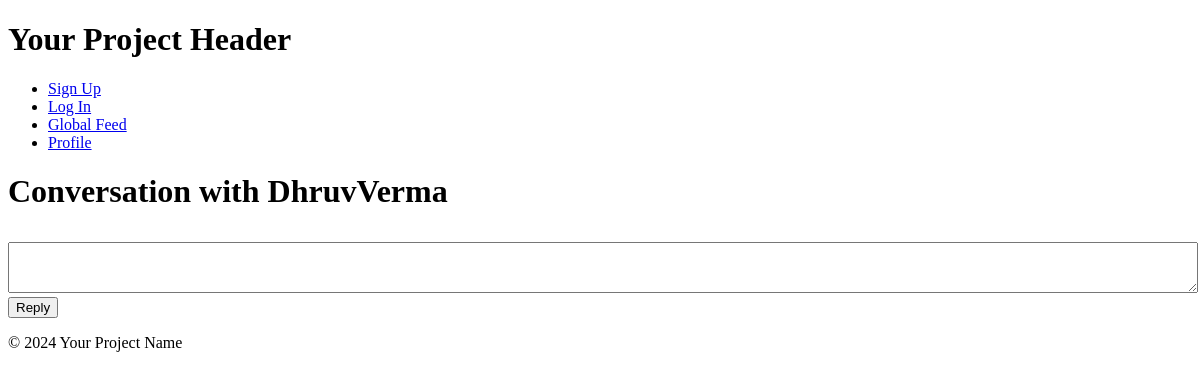
The app's page /users/message_thread/4/ (signed in), older data.
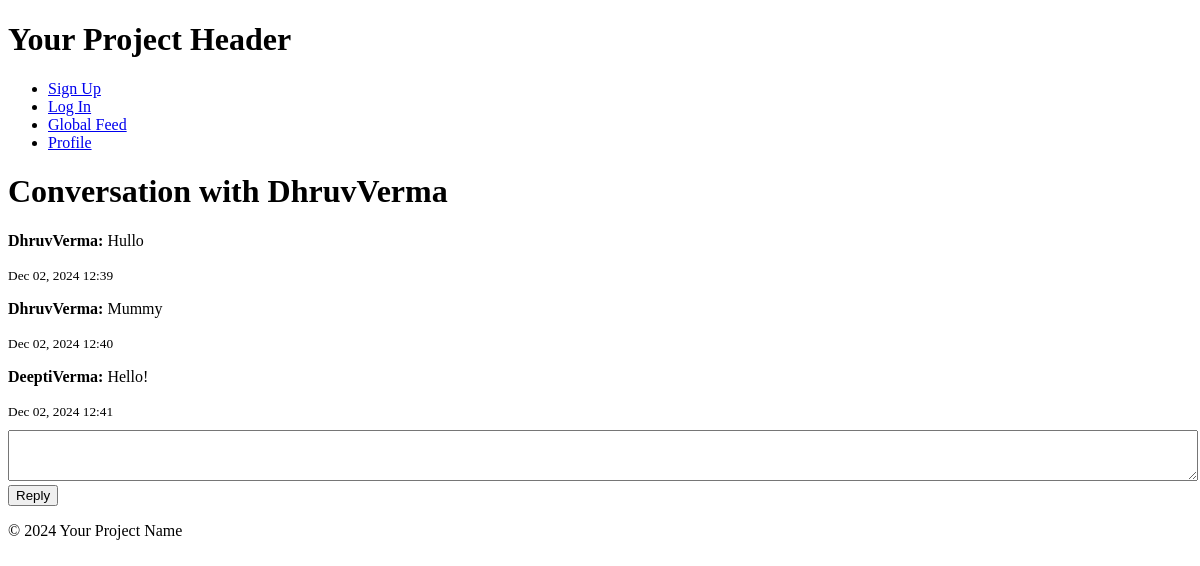
The same page, newer data.
### users/models.py (models this page shows)
class Message(models.Model):
    sender = models.ForeignKey(User, related_name='sent_messages', on_delete=models.CASCADE)
    recipient = models.ForeignKey(User, related_name='received_messages', on_delete=models.CASCADE)
    content = models.TextField()
    timestamp = models.DateTimeField(auto_now_add=True)
    is_read = models.BooleanField(default=False)
    def __str__(self):
        return f'Message from {self.sender} to {self.recipient}'

### users/views.py (the view, shortened to what this page needs)
# urls.py: path('message_thread/<int:user_id>/', views.message_thread, name='message-thread'),
@login_required
def message_thread(request, user_id):
    try:
        other_user = get_object_or_404(User, id=user_id)  # Renamed to `other_user`
    except ValueError:
        messages.error(request, "Invalid user ID.")
        return redirect("inbox")
    if other_user == request.user:
        messages.error(request, "You cannot send messages to yourself.")
        return redirect("inbox")
    thread_messages = Message.objects.filter(
        Q(sender=request.user, recipient=other_user) |
        Q(sender=other_user, recipient=request.user)
    ).order_by("timestamp")
    return render(
        request,
        "users/message_thread.html",
        {
            "messages": thread_messages,
            "other_user": other_user,  # Updated to `other_user` for template compatibility
            "user_id": other_user.id,
        },
    )

### users/templates/users/message_thread.html (shortened to what this page needs)
{% extends 'users/base.html' %}
{% load static %}
{% block content %}
<h1>Conversation with {{ other_user.username }}</h1>
<div class="message-thread">
    {% if error %}
        <p>{{ error }}</p>
    {% else %}
        {% for message in messages %}
            <div class="{% if message.sender == request.user %}sent-message{% else %}received-message{% endif %}">
                <p>
                    <strong>{{ message.sender.username }}:</strong> {{ message.content }}
                </p>
                <small>{{ message.timestamp|date:"M d, Y H:i" }}</small>
            </div>
        {% endfor %}
    {% endif %}
</div>
<form method="post" action="{% url 'message-thread' other_user.id %}">
    <textarea
        name="content"
        cols="40"
        rows="3"
        placeholder="Write your message here..."
        required
        style="width: 100%; margin-top: 10px;">
    </textarea>
    <button type="submit">Reply</button>
</form>
{% endblock %}

Row changes from the older to the newer data that the page shows:
added Message: sender.username "DhruvVerma", content "Hullo", timestamp "Dec 02, 2024 12:39"
added Message: sender.username "DhruvVerma", content "Mummy", timestamp "Dec 02, 2024 12:40"
added Message: sender.username "DeeptiVerma", content "Hello!", timestamp "Dec 02, 2024 12:41"
